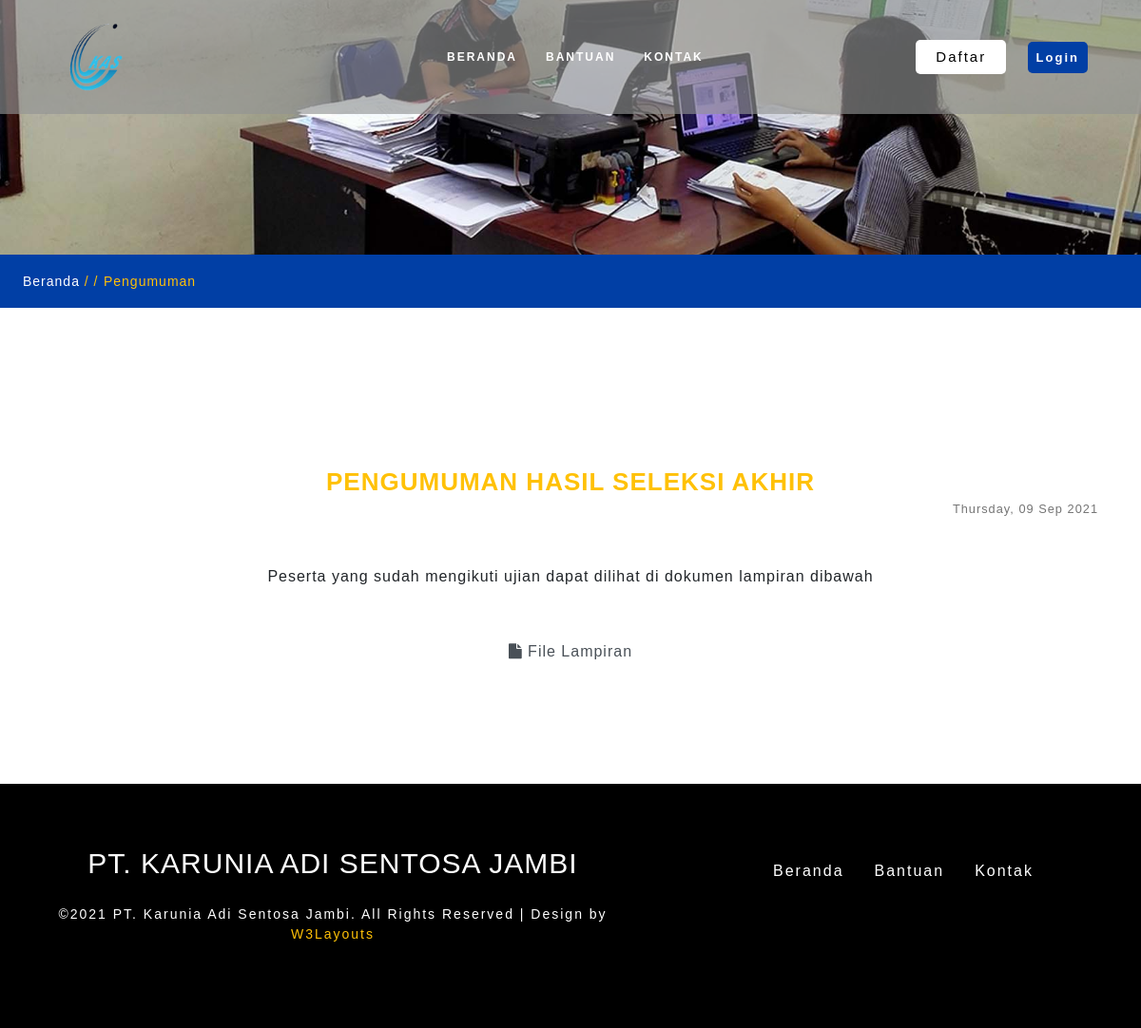
Screenshot of /Welcome/berita/6 with the database file from the repository.
### tables this page shows
CREATE TABLE IF NOT EXISTS `perusahaan` (
  `id` int(11) NOT NULL AUTO_INCREMENT,
  `lokasi` varchar(100) NOT NULL,
  `judul` text DEFAULT NULL,
  `deskripsi` text DEFAULT NULL,
  PRIMARY KEY (`id`)
);

CREATE TABLE IF NOT EXISTS `pengumuman` (
  `id` int(11) NOT NULL AUTO_INCREMENT,
  `judul` varchar(250) NOT NULL,
  `banner` text DEFAULT NULL,
  `file_lampiran` text DEFAULT NULL,
  `deskripsi` text NOT NULL,
  `timestamps` varchar(21) NOT NULL,
  `tampilkan` tinyint(1) NOT NULL DEFAULT 1,
  PRIMARY KEY (`id`)
);

### application/controllers/Welcome.php (called while the page is built, shortened)
<?php
class Welcome extends CI_Controller {
    function __construct()
    {
        $this->load->model('Pekerjaan_model');
    }
    public function berita($id){
        $this->load->model("Pengumuman_model");
        $data = array(
            'berita'=>$this->Pengumuman_model->get_by_id($id),
            'content'=>'news_detail'
        );
        $this->load->view('container',$data);
    }
}

### index.php (called while the page is built, shortened)
<?php
require_once BASEPATH.'core/CodeIgniter.php';

### application/models/Pengumuman_model.php (called while the page is built, shortened)
<?php
class Pengumuman_model extends CI_Model
{
    public $table = 'pengumuman';
    public $id = 'id';
    function get_by_id($id)
    {
        $this->db->where($this->id, $id);
        return $this->db->get($this->table)->row();
    }
}

### application/views/news_detail.php (the view, shortened to what this page needs)
<div class="inner_page-banner one-img">
</div>
<div class="using-border py-3">
   <div class="inner_breadcrumb  ml-4">
      <ul class="short_ls">
         <li>
            <a href="Welcome">Beranda</a>
            <span>/ /</span>
         </li>
         <li>Pengumuman</li>
      </ul>
   </div>
</div>
<section class="py-lg-4 py-md-3 py-sm-3 py-3" id="service">
   <div class="container py-lg-5 py-md-5 py-sm-4 py-3">
      <div class="row top-service pb-lg-4 pb-md-3 pb-2">
         <div class="col-lg-12 col-md-12 ser-service gap-service text-center">
            <div class="service-icon-one">
            </div>
         </div>
      </div>
      <div class=" my-lg-5 my-md-4 my-sm-4 my-3 row mid-service">
         <div class="col-lg-12 col-md-12 ser-service  text-center">
            <div class="service-wthree-info-left">
               <h4><?php echo $berita->judul ?></h4>
            </div>
            <div class="service-icon-two move-right">
               <small style="color: #757575"><?php echo date("l, d M Y", $berita->timestamps) ?></small>
            </div>
         </div>
      </div>
      <div class=" my-lg-5 my-md-4 my-sm-4 my-3 row mid-service">
         <div class="col-lg-12 col-md-12 ser-service text-center">
            <div class="service-icon-two">
               <?php echo $berita->deskripsi ?>
            </div>
         </div>
      </div>
      <?php if ($berita->file_lampiran!=NULL): ?>
         <div class=" my-lg-5 my-md-4 my-sm-4 my-3 row mid-service">
            <div class="col-lg-12 col-md-12 ser-service text-center">
               <div class="service-icon-two">
                  <a href="<?php echo $berita->file_lampiran ?>" target="_blank" class="btn btn-md form-control"><i class="fa fa-file"></i>&nbsp;File Lampiran</a>
               </div>
            </div>
         </div>
      <?php endif ?>
   </div>
</section>

### application/views/_partials/navbar.php (shortened to what this page needs)
<div class="header-outs" id="header">
   <div class="header-w3layouts" style="background-color: rgba(146, 148, 147, 0.64) !important;">
      <nav class="navbar navbar-expand-lg navbar-light">
         <div class="hedder-up">
            <?php $l = (base_url($this->db->where("lokasi", "logo")->get("perusahaan")->row()->deskripsi)) ?>
            <h1><a class="navbar-brand" href="index"><img src="<?php echo ($l) ?>" alt="" style="max-width: 90px;"></a></h1>
         </div>
         <div class="collapse navbar-collapse justify-content-end" id="navbarSupportedContent">
            <ul class="navbar-nav ">
               <li class="nav-item">
                  <a class="nav-link" href="Welcome">Beranda</a>
               </li>
               <li class="nav-item">
                  <a href="Welcome/help" class="nav-link ">Bantuan</a>
               </li>
               <li class="nav-item">
                  <a href="Welcome/contact" class="nav-link">Kontak</a>
               </li>
            </ul>
            <div class="both-butns">
               <ul>
                  <li>
                     <button type="button" class="register-hedder" data-toggle="modal" data-target="#exampleModalCenter2">
                        Daftar
                     </button>
                  </li>
                  <li>
                     <div class="contact-hedder">
                        <button type="button" class="btn login-hedder" data-toggle="modal" data-target="#exampleModalCenter">
                           Login
                        </button>
                     </div>
                  </li>
               </ul>
            </div>
         </div>
      </nav>
   </div>
</div>

### assets/css/style.css (style rules this page uses)
html, body { padding: 0; margin: 0; background: #fff; letter-spacing: 1px; font-family: 'Roboto', sans-serif; }
body a { outline: none; transition: 0.5s all; -webkit-transition: 0.5s all; -moz-transition: 0.5s all; -o-transition: 0.5s all; -ms-transition: 0.5s all; text-decoration: none; }
select,input[type="email"],input[type="text"],input[type=password], input[type="button"],input[type="submit"],textarea,span { font-family: 'Roboto', sans-serif; transition:0.5s all; -webkit-transition:0.5s all; -moz-transition:0.5s all; -o-transition:0.5s all; -ms-transition:0.5s all; letter-spacing: 1px; }
h1, h2, h3, h4, h5, h6 { margin: 0; padding: 0; font-family: 'Mukta Malar', sans-serif; letter-spacing: 1px; }
p { margin: 0; padding: 0; letter-spacing: 1px; font-family:'Roboto', sans-serif; }
ul { margin: 0; padding: 0; list-style-type: none; }
ul li { display:inline-block; }
.abt-icon-list-wls h4,.service-wthree-info-left h4,.team-text-wthree h4,.clients-txt-wls h4,.login h5,.ser-txt-inner h4 { color: #013fa5; font-size: 27px; font-weight: 700; }
.service-wthree-info-left h4,.team-text-wthree h4,.ser-txt-inner h4 { color:#ffc107; }
.header-outs { position:relative; }
.header-w3layouts { position: absolute; width: 100%; z-index: 99; padding: 1em 4em; }
h1 a.navbar-brand { font-size: 40px; color: #fff !important; text-transform: capitalize; font-weight: 700; letter-spacing: 2px; margin-left: 0px; margin-right: 0px; padding: 0em; }
nav.navbar.navbar-expand-lg.navbar-light { background:transparent; }
.navbar-light .navbar-nav .nav-link { color: #fff; font-size: 12px; letter-spacing: 2px; text-transform: uppercase; font-weight: 600; margin: 0px 14px; border:none; border-bottom:2px solid transparent; padding: 6px 1px 5px; transition: 0.5s all; -webkit-transition: 0.5s all; -moz-transition: 0.5s all; -o-transition: 0.5s all; -ms-transition: 0.5s all; }
.both-butns { text-align: right; width:41%; }
button.login-hedder { background: #013fa5; color: #fff; font-size: 13px; border: none; letter-spacing: 2px; padding: 7px 9px; font-weight: 600; border-radius: 5px; margin-left: 17px; }
button.register-hedder,.contact-hedder a { font-size: 15px; letter-spacing: 2px; border:none; border-radius:5px; }
button.register-hedder { background: #fff; color: #000; padding: 7px 24px; }
.one-img { background: url(../images/gallery/b1.jpg)no-repeat center; }
a { color: #fff; text-decoration: none; }
.inner_page-banner { text-align: center; background: url(../images/gallery/b1.jpg) no-repeat center; background-size: cover; -webkit-background-size: cover; -moz-background-size: cover; -o-background-size: cover; -ms-background-size: cover; min-height: 300px; }
ul.short_ls li a { color: #fff; text-decoration: none; }
ul.short_ls li { list-style: none; display: inline-block; letter-spacing: 1px; color:#ffc107; font-size: 14px; }
.using-border { width: 100%; border: none; background:#013fa5; }
.move-right { text-align: right; }
.nav-link { font-size: 17px; color: #fff; letter-spacing: 2px; }
@media (max-width:1440px) { .both-butns { width: 39%; } }
@media (max-width:1440px) { .inner_page-banner { min-height: 268px; } }
@media (max-width:1366px) { h1 a.navbar-brand { font-size: 38px; } }
@media (max-width:1366px) { button.register-hedder { padding: 7px 21px; } }
@media (max-width:1366px) { .abt-icon-list-wls h4, .service-wthree-info-left h4, .team-text-wthree h4, .clients-txt-wls h4, .login h5, .ser-txt-inner h4 { font-size: 26px; } }
@media (max-width:1366px) { .nav-link { font-size: 16px; } }
@media (max-width:1280px) { .header-w3layouts { padding: 1em 2.5em; } }

### rows the page displays
perusahaan: deskripsi (picture)
pengumuman: judul "PENGUMUMAN HASIL SELEKSI AKHIR", timestamps "Thursday, 09 Sep 2021", deskripsi "Peserta yang sudah mengikuti ujian dapat dilihat di dokumen lampiran dibawah"
